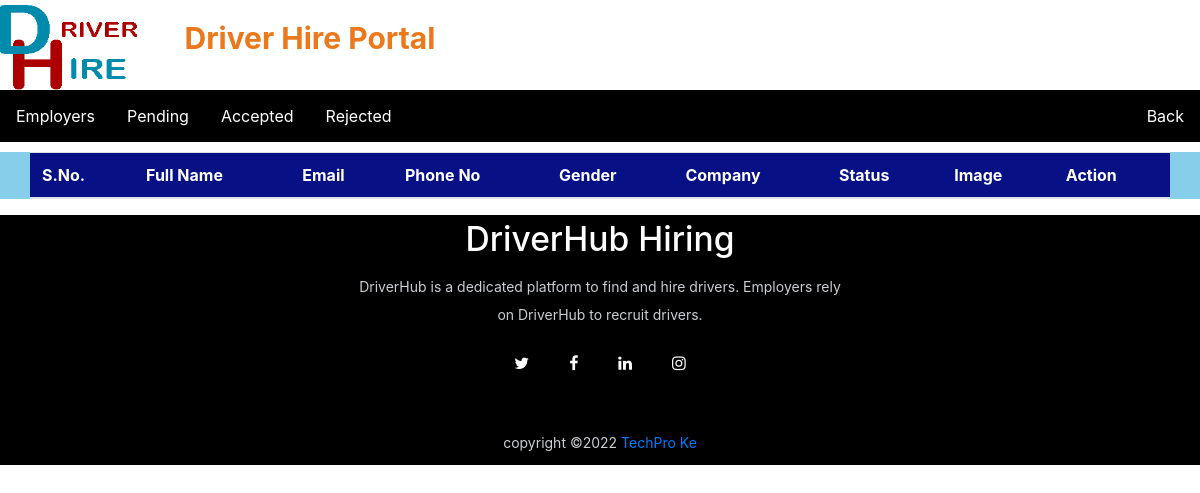
Before: /employers_rejected (signed in) with the older database file.
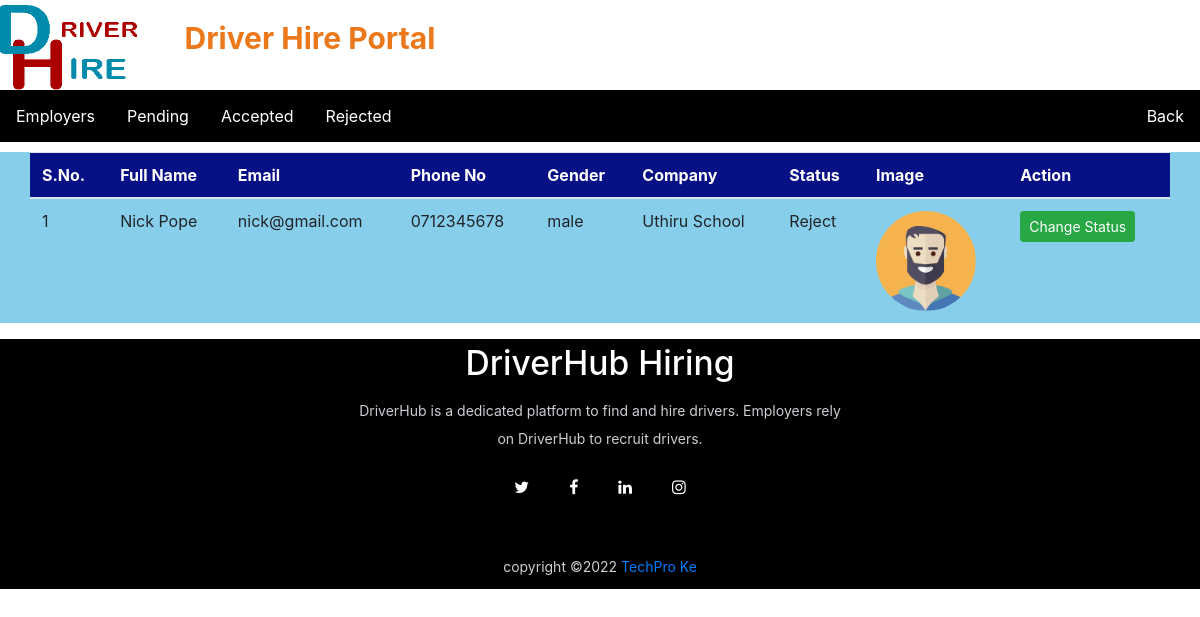
After: the same page with the newer database file.
### driverjob/models.py (models this page shows, shortened)
class Employer(models.Model):
    user=models.ForeignKey(User,on_delete=models.CASCADE)
    mobile = models.CharField(max_length=15, null= True)
    image = models.FileField(null=True)
    cartype = models.CharField(max_length=30, null=True)
    gender =models.CharField(max_length=10, null=True)
    company =models.CharField(max_length=100, null=True)
    type =models.CharField(max_length=15, null=True)
    status =models.CharField(max_length=20, null=True)

### driverjob/views.py (the view)
# urls.py: path('employers_rejected', employers_rejected, name="employers_rejected"),
def employers_rejected(request):
    if not request.user.is_authenticated:
        return redirect('admin_login')
    data = Employer.objects.filter(status='Reject')
    d = {'data':data}
    return render(request, 'employers_rejected.html',d)

### driverjob/templates/employers_rejected.html
{% load static %}
{% block body %}
{% include 'emp_nav.html' %}
<div style="background-color: skyblue; margin-top: 10px;">
<table id="example" class="table table-hover container">
    <thead>
    <tr style="background-color: rgb(8, 16, 133);color: white;">
        <th>S.No.</th>
        <th>Full Name</th>
        <th>Email</th>
        <th>Phone No</th>
        <th>Gender</th>
        <th>Company</th>
        <th>Status</th>
        <th>Image</th>
        <th>Action</th>
    </tr>
    </thead>
    <tbody>
    {% for i in data %}
        <tr>
            <td>{{forloop.counter}}</td>
            <td>{{i.user.first_name}} {{i.user.last_name}}</td>
            <td>{{i.user.username}}</td>
            <td>{{i.mobile}}</td>
            <td>{{i.gender}}</td>
            <td>{{i.company}}</td>
            <td>{{i.status}}</td>
            <td><img src="{{i.image.url}}" style="width:100px ; height:100px ; border-radius:50%;"></td>
            <td><a style="text-decoration: none;" class="btn btn-success btn-sm" href="{% url 'change_status' i.id %}" >Change Status</a></td>
        </tr>
    </tbody>
    {% endfor %}
</table>
</div>
{% include 'footer.html' %}
{% endblock %}

Changed rows visible on the page:
now on this page (row edited): Employer: user.first_name "Nick", user.last_name "Pope", user.username "nick@gmail.com", mobile "0712345678", gender "male", company "Uthiru School", status "Reject", image (picture)
